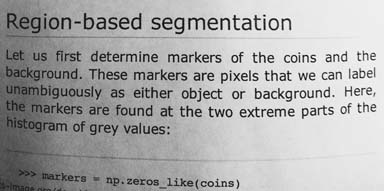
#> input picture skimage.data.page(), 384 x 191 px
$ jupyter execute --allow-errors 11_Image_classification_and_segmentation.ipynb   (older library calls are emulated)
#> lines starting #> are read from the running program, lines starting #| are printed output that depends on the picture; after the words box and inside, x2 and y2 are one past the last pixel; in counts of white or black regions, pixels touching at a corner belong together
# Session 11: Image classification and segmentation

### Victor F. Pajuelo Madrigal <victor.pajuelo@bts.tech> - Data Science Foundations (2019-11-12)

Open this notebook in Google Colaboratory: [](https://colab.research.google.com/github/vfp1/bts-mbds-data-science-foundations-2019/blob/master/sessions/11_Image_classification_and_segmentation.ipynb)

**Resources:**

# Regarding the final project for the class

You will not have more assignements from now, you will only need to work on your final project. For that you will need to choose a topic and a group of people. Before the next session, you will need to:

* Choose a topic
* Choose a group of people

It doesn't need to be a super revolutionary idea, but at least have in mind the issue of reducing the time between information and action. And you will need to send it to me.

The project will need to contain the following steps:

1. Ingesting, exploring and cleaning data for your project
2. Choosing/testing of algorithm approach
3. Visualizing the results
4. Packaging the project into a product

You will be using codes from class to support you on the second, third and forth parts of the project.

I am not looking for excellence, and I do not mind that you copy/paste code, but always try to understand why.

Afternoon sessions will be used to solve project issues.

# Classification, detection, segmentation...

Image classification can be understood as an identification process of what we have in the image. For that, different approaches with different skill levels can be used. From basically returning a text with the word "Cat" to returning, the bounding box where that cat is found, or multiple boxes for multiple entities or adjusting those boxes to the shape of the entity.

For this introductory class, we will only be looking at the first one, as the other ones involve more advanced techniques.

# Machine learning paths

The "learning" in machine learning can be performed over discrete datasets (classes) or over continuous (temperature, pricing of houses). And the learning can be done supervised or unsupervised.

# Image segmentation with scikit-image

Image Segmentation is essentially the process of partitioning a digital image into multiple segments to simplify and/or change the representation of an image into something that is more meaningful and easier to analyze.

[Here](https://scikit-image.org/docs/dev/api/skimage.segmentation.html#skimage.segmentation.random_walker) is the full list of segmentation algorithms available in scikit-image.

Segmentation algorithms available in `scikit-image`:

## Unsupervised: thresholding

[cell 1]
import numpy as np
import matplotlib.pyplot as plt
import skimage.data as data
import skimage.segmentation as seg
import skimage.filters as filters
import skimage.draw as draw
import skimage.color as color
import skimage.io as io

[cell 2]
page = data.page()
#> page is the input picture: shape (191, 384); min 0, max 255, mean 171.5
io.imshow(page)

[cell 3]
fig, ax = plt.subplots(1, 1)
ax.hist(page.ravel(), bins=32, range=[0, 256])
ax.set_xlim(0, 256);
#> figure, not shown here; tallest bar 9320 high, from x = 224 to 232

[cell 4]
text_segmented = page > 50
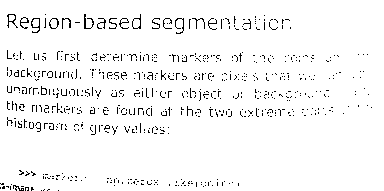
#> text_segmented: shape (191, 384) bool; 96% white; black in thin lines or dots, all inside (x1, y1, x2, y2) = (0, 14, 372, 191)
io.imshow(text_segmented);

[cell 5]
text_segmented = page > 70
#> text_segmented: shape (191, 384) bool; 93.3% white; black in thin lines or dots
io.imshow(text_segmented);

[cell 6]
text_segmented = page > 120
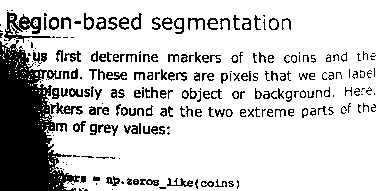
#> text_segmented: shape (191, 384) bool; 80.8% white; 250 black regions (105 under 20 px), largest, box (x1, y1, x2, y2) and area: (0, 40, 80, 191) 6960, (4, 12, 51, 43) 523, (50, 102, 83, 115) 180
io.imshow(text_segmented);

Scikit-image has a number of automatic thresholding methods, which require no input in choosing an optimal threshold. Some of the methods are: `otsu, li, local`.

In the case of `local`, we also need to specify the `block_size`. Offset helps to tune the image for better results.

[cell 7]
text_threshold = filters.threshold_otsu(page)
#> text_threshold = 157
io.imshow(page > text_threshold);
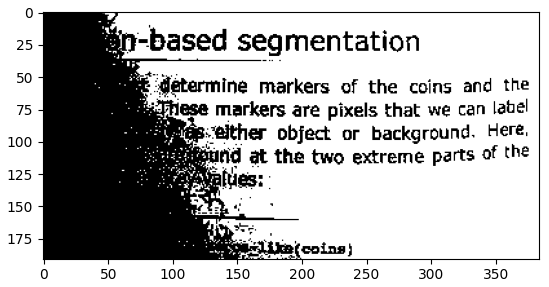
#> figure drawn by matplotlib, 1 panel

[cell 8]
text_threshold = filters.threshold_li(page)
#> text_threshold = 146
io.imshow(page > text_threshold);

[cell 9]
text_threshold = filters.threshold_local(page, block_size=51, offset=10)
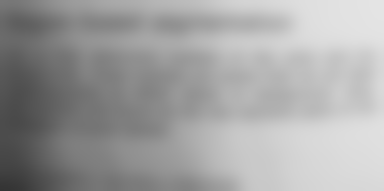
#> text_threshold: shape (191, 384) float64; min 52.67, max 228.9, mean 161.5
io.imshow(page > text_threshold);

## Supervised segmentation

[cell 10]
import numpy as np
import matplotlib.pyplot as plt
import skimage.data as data
import skimage.segmentation as seg
import skimage.filters as filters
import skimage.draw as draw
import skimage.color as color
import skimage.io as io

[cell 11]
# import the image
image = io.imread('https://github.com/vfp1/bts-mbds-data-science-foundations-2019/raw/master/sessions/img/adult-beard-boy.jpg')
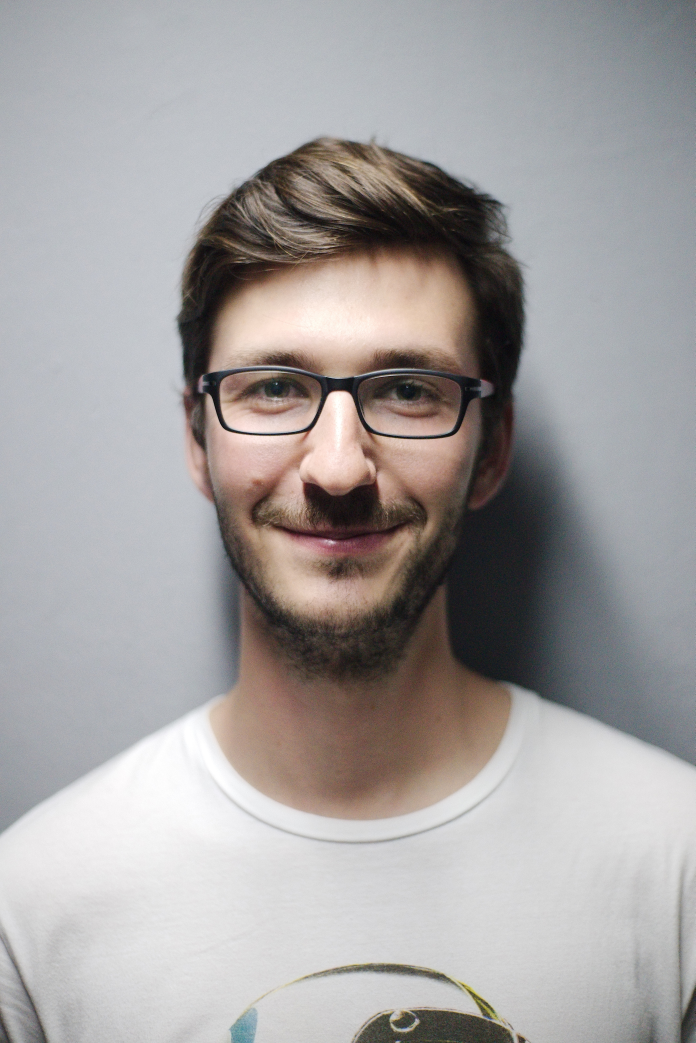
#> input picture sessions/img/adult-beard-boy.jpg, 3476 x 5214 px, found by its file name (shown at 1/5 size)
#> image is the input picture: shape (5214, 3476, 3); mean R, G, B 164.3, 160.8, 160.5
plt.imshow(image)

[cell 12]
image_gray = color.rgb2gray(image)
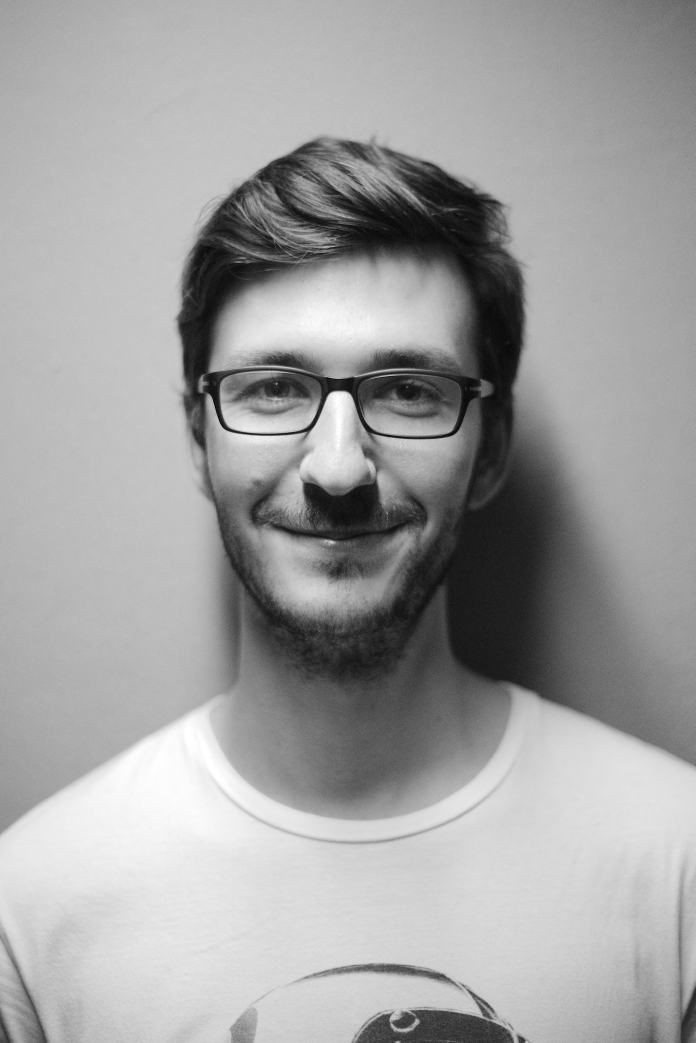
#> image_gray: shape (5214, 3476) float64 (shown at 1/5 size); min 0, max 1, mean 0.634
io.imshow(image_gray)

### Active Contour Segmentation or Snakes

This algorithm is initialized with the help of the user, by defining a countour or line around some object. The "snake" contracts starting by that countour, and is attracted or repelled by light and edges.

In this example, we will draw a circle around someone's face, and try to segment the face.

[cell 13]
def circle_points(resolution, center, radius):
    """
    Generate points which define a circle on an image.Centre refers to the centre of the circle
    """
    radians = np.linspace(0, 2*np.pi, resolution)
    c = center[1] + radius*np.cos(radians)#polar co-ordinates
    r = center[0] + radius*np.sin(radians)

    return np.array([c, r]).T

The image is way too big for doing this for teaching purposes, so we will scale it down.

[cell 14]
from skimage.transform import resize

image_resized = resize(image_gray, (image_gray.shape[0] // 10, image_gray.shape[1] // 10),
                       anti_aliasing=True)

io.imshow(image_resized)

[cell 15]
# Exclude last point because a closed path should not have duplicate points
points = circle_points(resolution=200, center=[200, 170], radius=150)[:-1]

[cell 16]
fig, ax = plt.subplots(1, 1, figsize=(14, 14))
ax.imshow(image_resized)
ax.plot(points[:, 0], points[:, 1], '--r', lw=3)
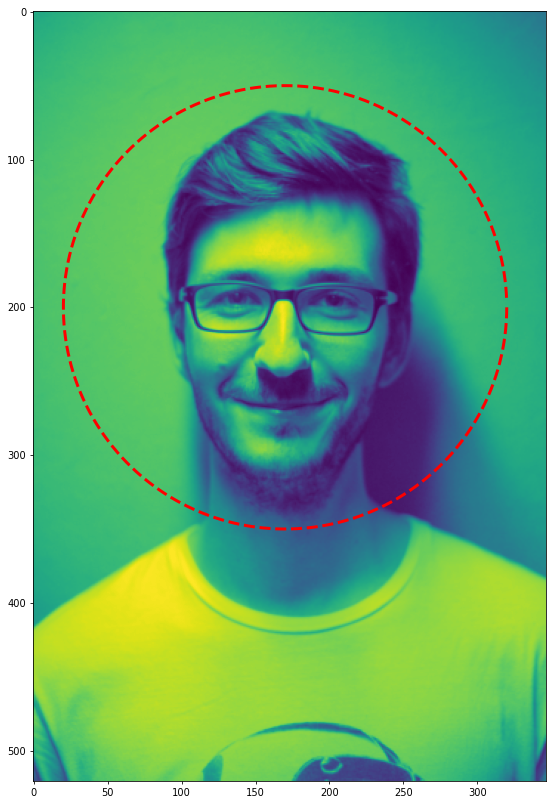
#> figure drawn by matplotlib, 1 panel

[cell 17]
# Using snakes
snake = seg.active_contour(image_resized, points)
#> snake = 199 pairs, first value 68 to 312.1, second value 87.75 to 261.7

[cell 18]
# Plotting snakes
fig, ax = plt.subplots(1, 1, figsize=(14, 14))
ax.imshow(image_resized)
ax.plot(points[:, 0], points[:, 1], '--r', lw=3)
ax.plot(snake[:, 0], snake[:, 1], '--b', lw=3)

We can tweak the parameters called alpha and beta. Higher values of alpha will make this snake contract faster while beta makes the snake smoother.

[cell 19]
# Using snakes with  alpha and beta
snake = seg.active_contour(image_resized, points,alpha=0.01,beta=0.1)

[cell 20]
# Plotting snakes
fig, ax = plt.subplots(1, 1, figsize=(14, 14))
ax.imshow(image_resized)
ax.plot(points[:, 0], points[:, 1], '--r', lw=3)
ax.plot(snake[:, 0], snake[:, 1], '--b', lw=3)

#### Your turn

Take a picture of your colleague (against white background) and try to segment his/her face.

#> (a cell that did not finish here is left out)

[cell 22]
from skimage.transform import resize

image_resized = resize(image, (image.shape[0] // 5, image.shape[1] // 5),
                       anti_aliasing=True)
#> image_resized: shape (1042, 695, 3) float64

io.imshow(image_resized)

[cell 23]
points = circle_points(resolution=200, center=[60, 200], radius=57)[:-1]

[cell 24]
fig, ax = plt.subplots(1, 1, figsize=(10, 10))
ax.imshow(image_resized)
ax.plot(points[:, 0], points[:, 1], '--r', lw=2)
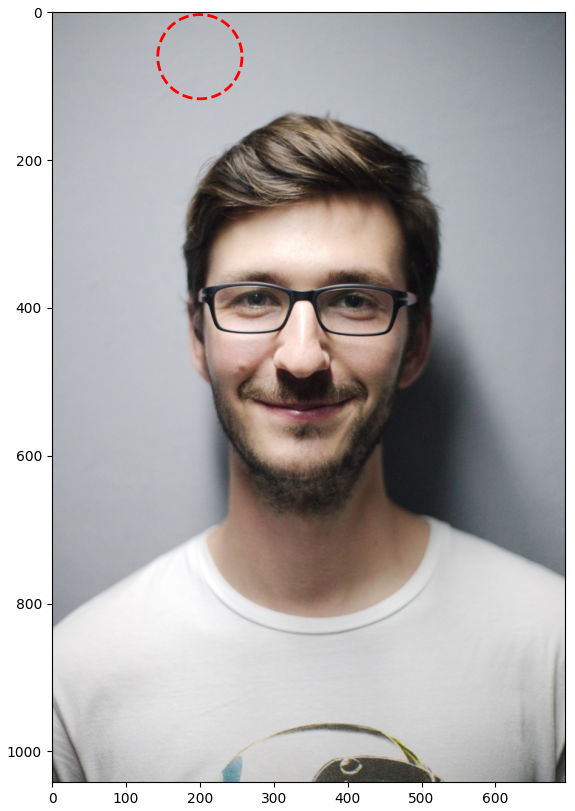
#> figure drawn by matplotlib, 1 panel

[cell 25]
snake = seg.active_contour(image_resized, points, alpha=1,beta=0.9)
#> snake = 199 pairs, first value 202.8 to 203, second value 62 to 62.02

[cell 26]
# Plotting snakes
fig, ax = plt.subplots(1, 1, figsize=(14, 14))
ax.imshow(image_resized)
ax.plot(points[:, 0], points[:, 1], '--r', lw=3)
ax.plot(snake[:, 0], snake[:, 1], '--b', lw=3)
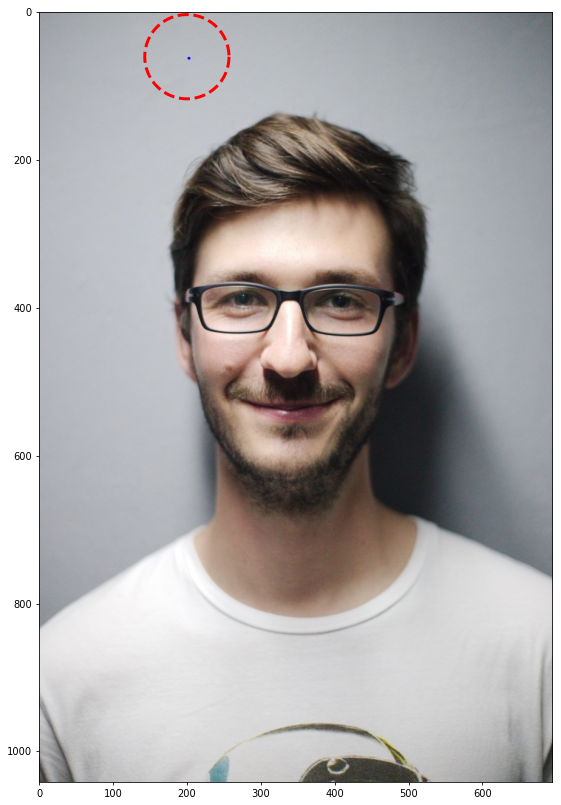
#> figure drawn by matplotlib, 1 panel

[cell 27]
image_labels = np.zeros(image_resized.shape, dtype=np.uint8)

[cell 28]
from skimage.filters import gaussian

#> (the rest of this cell did not finish here and is left out)

### Random walker segmentation

This method is also supervised because the user defines a couple of labels. Basically two labels are created and then the algorithm labels every unlabeled pixel. For every unlabelled pixel, this algorithm initializes a random walker that is free to go anywhere in the image (constrained by the 4-connected pixel grid). Probabilities are calculated for the random walker first touching each seed region. 𝑥 gets the label corresponding to the highest probability.

**Source (original paper) [link text](https://ieeexplore.ieee.org/document/1704833)**

[cell 29]
image_labels = np.zeros(image_resized.shape, dtype=np.uint8)

[cell 30]
indices = draw.circle_perimeter(200, 170, 60)

#Label 1 (Face)
image_labels[indices] = 1

#Label 2 (Background)
image_labels[points[:, 1].astype(np.int), points[:, 0].astype(np.int)] = 2
io.imshow(image_labels);
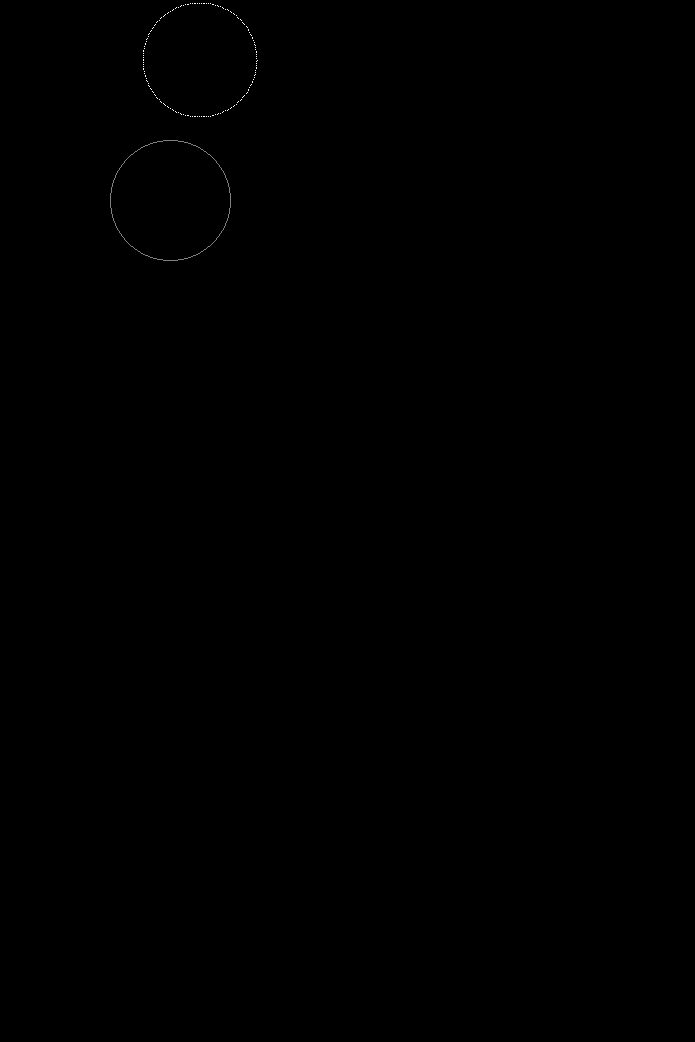
#> shown: shape (1042, 695, 3); min 0, max 2, mean 0.00102; drawn with min black and max white
